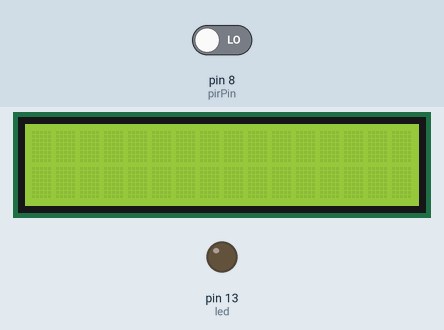
A sketch run on a simulated Arduino Uno, built with avr-gcc and run on an emulated ATmega328P. Shown: 16×2 character LCD, output pins drawn as LEDs (lit = HIGH). Inputs (shaded band) come from the test bench; at power-on: pin 8 (pirPin) LOW. What the sketch prints to the serial monitor is not drawn.

Above: at 1.2 s.
1.3 s: pin 8 (pirPin) driven HIGH
At 2.1 s:
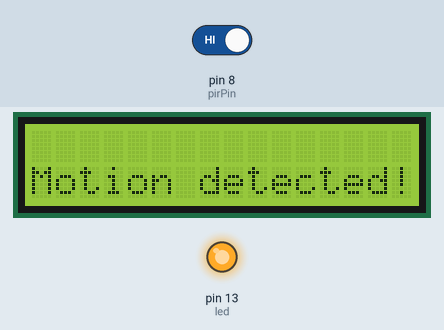
2.9 s: pin 8 (pirPin) driven LOW
At 3.3 s:
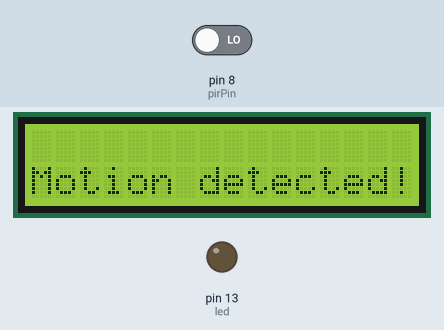
Timing chart, 0 to 5.9 s (numbered marks = the images above; inputs shaded):
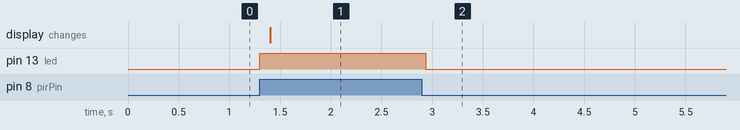

Measured:
- after the input at 1.3 s, pin 13 (led): LOW → HIGH at once; the display: changes after 0.10 s (image 1)
- after the input at 2.9 s, pin 13 (led): HIGH → LOW at once

The sketch:

Motion.ino
```cpp
#include <LiquidCrystal.h>
const int rs = 12, en = 11, d4 = 5, d5 = 4, d6 = 3, d7 = 2;
LiquidCrystal lcd(rs, en, d4, d5, d6, d7);

int led = 13;
int pirPin = 8;
int state = LOW;
int val = 0;

void setup() {
  pinMode(led,OUTPUT);
  pinMode(pirPin,INPUT);
  Serial.begin(9600);
  lcd.begin(16, 2);
}

void loop() {
  lcd.setCursor(0, 1);
  val = digitalRead(pirPin);
  if(val == HIGH){
    digitalWrite(led,HIGH);
    delay(100);
    if(state == LOW){
      Serial.println("Motion detected!");
      lcd.print("Motion detected!");
      state == HIGH;

    }
  }
  else{
    digitalWrite(led,LOW);

    if(state == HIGH){
      Serial.println("Motion stopped!");
      lcd.print("Motion stopped!");
      state = LOW;

    }

  }
  }
```
